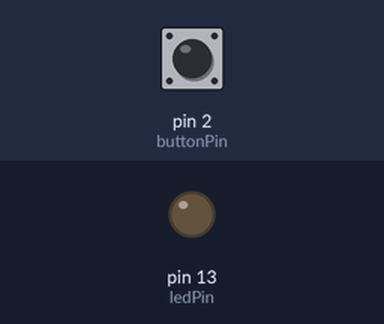
Bench run of a sketch on a simulated Arduino Uno, built with avr-gcc and run on an emulated ATmega328P. Parts: output pins drawn as LEDs (lit = HIGH). Inputs (shaded band) come from the test bench; at power-on: pin 2 (buttonPin) LOW.

Above: at 1.2 s.
1.3 s: pin 2 (buttonPin) pulled HIGH for 0.15 s
At 1.9 s:
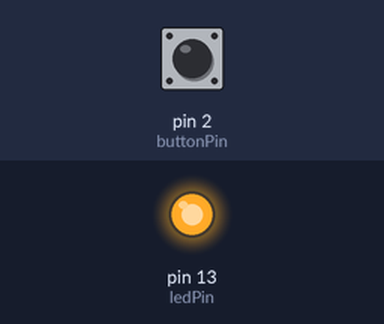
2.9 s: pin 2 (buttonPin) pulled HIGH for 1 s
At 4.3 s:
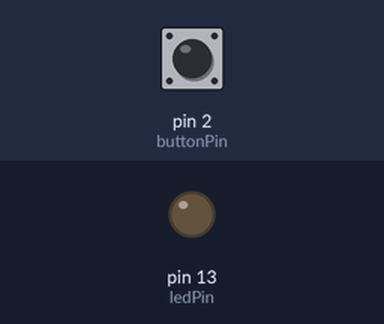
5.4 s: pin 2 (buttonPin) pulled HIGH for 3.2 s
At 6.2 s:
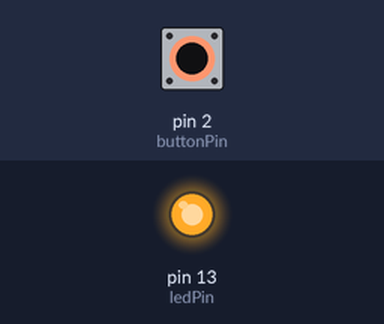
Timing chart, 0 to 8.4 s (numbered marks = the images above; inputs shaded):
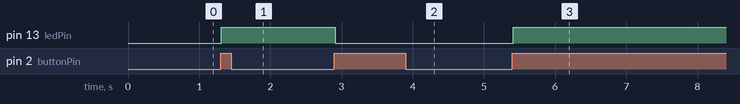

Measured:
- after the input at 1.3 s, pin 13 (ledPin): LOW → HIGH at once
- after the input at 2.9 s, pin 13 (ledPin): HIGH → LOW at once
- after the input at 5.4 s, pin 13 (ledPin): LOW → HIGH at once

The sketch:

7b_stickyButton.ino
```cpp
/* Turn on LED when the button is pressed
  and keep it on after it is released */

const int buttonPin = 2;
const int ledPin =  13;

int val = 0;          // val will be used to store the state of the input pin
int old_val = 0;      // this variable stores the previous value of "val"
int buttonState = 0;  // variable that will store the pushbutton status

void setup() {
  // initialize the LED pin as an output
  // & the pushbutton pin as an input
  pinMode(ledPin, OUTPUT);
  pinMode(buttonPin, INPUT);
}

void loop() {
  // read the state of the pushbutton value:
  val = digitalRead(buttonPin);

  // check if there was a transition
  if ((val == HIGH) && (old_val == LOW)) {
    buttonState = 1 - buttonState;
    delay(10);    // small delay for debouncing
  }

  old_val = val;  // val is now old, let's store it

  // check if the pushbutton is pressed. If it is, the buttonState is HIGH:
  if (buttonState == 1) {
    digitalWrite(ledPin, HIGH); // turn LED on
  } else {
    digitalWrite(ledPin, LOW);  // turn LED off
  }
}
```
